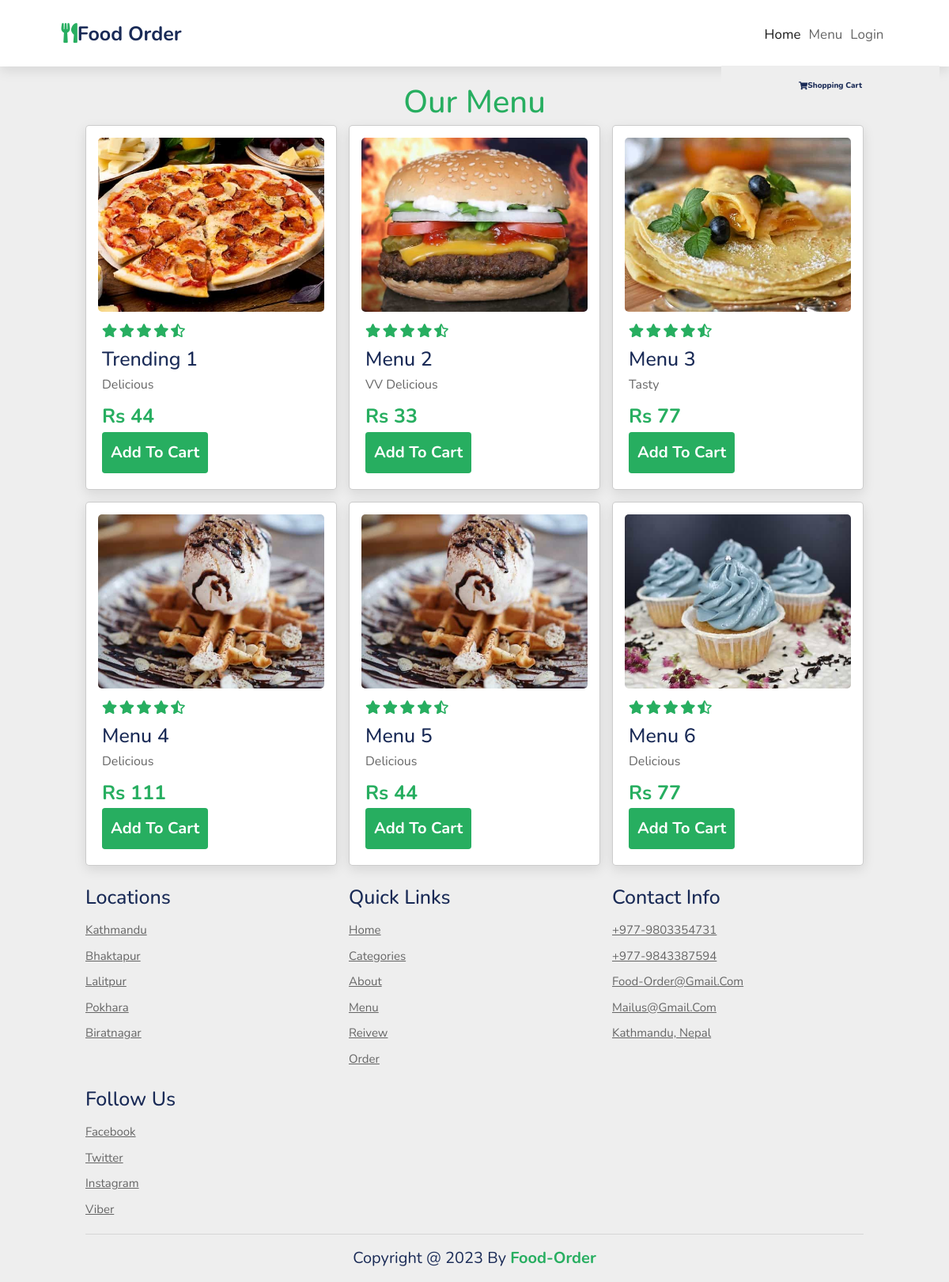
Page /FoodMenu.php on the committed database.
### tables this page shows
CREATE TABLE `tbl_food` (
  `id` int(10) UNSIGNED NOT NULL,
  `title` varchar(100) NOT NULL,
  `description` text NOT NULL,
  `price` decimal(10,0) NOT NULL,
  `image_name` varchar(255) NOT NULL,
  `category_id` int(10) UNSIGNED NOT NULL,
  `special` varchar(100) NOT NULL,
  `popular` varchar(100) NOT NULL,
  `trending` varchar(255) NOT NULL,
  `featured` varchar(10) NOT NULL,
  `active` varchar(10) NOT NULL
);

### FoodMenu.php (the view, shortened to what this page needs)
<?php require_once('partials-front/menu.php'); ?>
<body>
<section class="menu Mmenu mt-4">
      <h3 class="Msub-heading"> our menu </h3>
      <?php
       $sql4 ="SELECT * FROM tbl_food WHERE active='Yes' AND featured='Yes' AND trending='Yes'";
       $statement4 = $conn->prepare($sql4);
       if($statement4->execute()){
         $res4 = $statement4->fetchAll();
            $count4 = count($res4);
       ?>
         <div class="menu-box-container">
            <?php
          if($count4>0)
          {
            foreach($res4 as $row4)
              {
                  $title=$row4['title'];
                  $price= $row4['price'];
                  $description =$row4['description'];
                  $image_name =$row4['image_name'];
                  ?>
                <div class="menu-box">
                 <div class="menu-image">
                 <img src="<?php echo SITEURL;?>images/food/<?php echo $image_name; ?>">
                 </div>
                  <div class="menu-content">
                    <div class="menu-stars">
                      <i class="fas fa-star"></i>
                      <i class="fas fa-star"></i>
                      <i class="fas fa-star"></i>
                      <i class="fas fa-star"></i>
                      <i class="fas fa-star-half-alt"></i>
                    </div>
                    <h3><?php echo  $title; ?></h3>
                    <p><?php echo $description; ?></p>
                    <span>Rs <?php echo $price; ?></span><br>
                    <?php
                    $output8='';
                    $output8 .='
                    <input type="button" id='.$row4["id"].' class="btn  p-3 rounded fs-2 fw-bold Add_to_cart" value="Add to cart">
                        <input type="hidden" name="hidden_title" id="title'.$row4["id"].'" value="'.$row4["title"].'">
                        <input type="hidden" name="hidden_price" id="price'.$row4["id"].'" value="'.$row4["price"].'">
                        ';
                        echo $output8;
                        ?>
                  </div>
                </div>
                <?php
               }
          }
           ?>
         </div>
       <?php
       }
       ?>
    </section>
<?php require_once('partials-front/footer.php');?>
</body>
</html>

### partials-front/menu.php (shortened to what this page needs)
<!DOCTYPE html>
<html lang="en">
  <head>
    <link rel="stylesheet"   href="https://unpkg.com/swiper@8/swiper-bundle.min.css">
     <link rel="stylesheet" href="https://cdnjs.cloudflare.com/ajax/libs/font-awesome/5.15.3/css/all.min.css">
       <link rel="stylesheet" href="./index.css">
      <link href="https://cdn.jsdelivr.net/npm/bootstrap@5.2.2/dist/css/bootstrap.min.css" rel="stylesheet">
  </head>
 <html>
  <header>
  <nav class="navbar navbar-expand-lg navbar-light  mt-1 p-3 ">
          <div class="container-fluid">
            <a href="<?php echo SITEURL;?>index.php" class="logo navbar-brand"><i class="fas fa-utensils"></i>food Order</a>
                  <div class="collapse navbar-collapse" id="navbarContent">
                      <ul class="navbar-nav  ms-auto fs-5">
                      <li class="nav-item">
                             <a class="nav-link active" href="<?php echo SITEURL;?>index.php">Home</a>
                          </li>
                          <li class="nav-item">
                             <a  class="nav-link" href="<?php echo SITEURL;?>FOODMenu.php">Menu</a>
                          </li>
                          <li class="nav-item">
                             <a class="nav-link" href="#" data-bs-toggle="modal" data-bs-target="#modal-login">login</a>
                          </li>
                      </ul>
                  </div>
              </div>
      </nav>
  </header>
<div class="cart_icon">
     <span data-bs-toggle="modal" data-bs-target="#modal-cart"><i class="fas fa-shopping-cart"></i>Shopping Cart</span>
</div>

### partials-front/footer.php (shortened to what this page needs)
<section class="footer">
  <div class="footer-box-container">
      <div class="footer-box">
          <h3>locations</h3>
          <a href="#">Kathmandu</a>
          <a href="#">Bhaktapur</a>
          <a href="#">Lalitpur</a>
          <a href="#">Pokhara</a>
          <a href="#">Biratnagar</a>
      </div>
      <div class="footer-box">
          <h3>quick links</h3>
          <a href="#">home</a>
          <a href="#">categories</a>
          <a href="#">about</a>
          <a href="#">menu</a>
          <a href="#">reivew</a>
          <a href="#">order</a>
      </div>
      <div class="footer-box">
          <h3>contact info</h3>
          <a href="#">+977-9803354731</a>
          <a href="#">+977-9843387594</a>
          <a href="#">Food-order@gmail.com</a>
          <a href="#">Mailus@gmail.com</a>
          <a href="#">kathmandu, nepal</a>
      </div>
      <div class="footer-box">
          <h3>follow us</h3>
          <a href="#">facebook</a>
          <a href="#">twitter</a>
          <a href="#">instagram</a>
          <a href="#">viber</a>
      </div>
  </div>
  <div class="credit"> copyright @ 2023 by <span>Food-order</span> </div>
</section>
</body>
</html>

### index.css (style rules this page uses)
:root { --green:#27ae60; --blue:#72A0C1; --black:#192a56; --light-color:#666; --box-shadow:0 .5rem 1.5rem rgba(0,0,0,.1); }
* { font-family: 'Nunito', sans-serif; margin: 0; padding: 0; box-sizing: border-box; text-decoration: none; outline: none; text-transform: capitalize; transition: all .2s linear; }
html { font-size: 62.5%; overflow-x: hidden; scroll-padding-top: 5.5rem; scroll-behavior: smooth; }
header { position:fixed; top: 0; left: 0; right:0; background: #fff; padding: .9rem 5%; z-index: 1000; box-shadow:var(--box-shadow); }
header .logo { color: var(--black); font-weight: bolder; font-size: 2.5rem; }
.logo i { color: var(--green); }
.nav-item a { font-size: 1.7rem; border-radius: .5rem; padding: .5rem 1.5rem; color: var(--light-color); }
.cart_icon span { cursor:pointer; height: 5rem; position:fixed; top: 8.3rem; left: 76%; right:1%; z-index:1000; display:flex; justify-content:center; align-items:center; }
.cart_icon >* { font-size: 100%; font-weight:800; background-color:#eee; color: var(--black); }
section { padding:1rem 9%; }
.menu { background:#eee; }
.footer { background:#eee; }
.menu-box-container { display: grid; grid-template-columns: repeat(auto-fit, minmax(30rem, 1fr)); gap:1.5rem; }
.menu-box { background: #fff; border:.1rem solid rgba(0,0,0,.2); border-radius: .5rem; box-shadow: var(--box-shadow); }
.menu-image { height:25rem; width: 100%; padding: 1.5rem; overflow: hidden; position:relative; }
.menu-image img { height: 100%; width: 100%; border-radius: .5rem; object-fit:cover; }
.Msub-heading { text-align:center; color:var(--green); font-size: 4rem; padding-top: 1rem; }
.Mmenu { padding-top: 8rem; }
.menu-content { padding: 2rem; padding-top: 0; }
.menu-stars { padding-bottom: 1rem; }
.menu-stars i { font-size: 1.7rem; color: var(--green); }
.menu-content h3 { color:var(--black); font-size: 2.5rem; }
.menu-content p { color:var(--light-color); font-size: 1.6rem; padding: .5rem, 0; line-height: 1.5; }
.menu-content span { color:var(--green); font-size: 2.5rem; font-weight: bolder; }
.footer-box-container { display: grid; grid-template-columns: repeat(auto-fit, minmax(25rem, 1fr)); gap:1.5rem; }
.footer-box h3 { padding:.5rem 0; font-size: 2.5rem; color:var(--black); }
.footer-box a { display: block; padding:.5rem 0; font-size: 1.5rem; color:var(--light-color); }
.credit { text-align: center; border-top: .1rem solid rgba(0,0,0,.1); font-size: 2rem; color:var(--black); padding:.5rem; padding-top: 1.5rem; margin-top: 1.5rem; }
.credit span { color:var(--green); font-weight:bolder; }
.Add_to_cart { background-color:#27ae60!important; color: white !important; }

### rows in the picture
tbl_food: image_name (picture), title "Trending 1", description "Delicious", price "44"
tbl_food: image_name (picture), title "Menu 2", description "VV Delicious", price "33"
tbl_food: image_name (picture), title "Menu 3", description "Tasty", price "77"
tbl_food: image_name (picture), title "Menu 4", description "Delicious", price "111"
tbl_food: image_name (picture), title "Menu 5", description "Delicious", price "44"
tbl_food: image_name (picture), title "Menu 6", description "Delicious", price "77"
